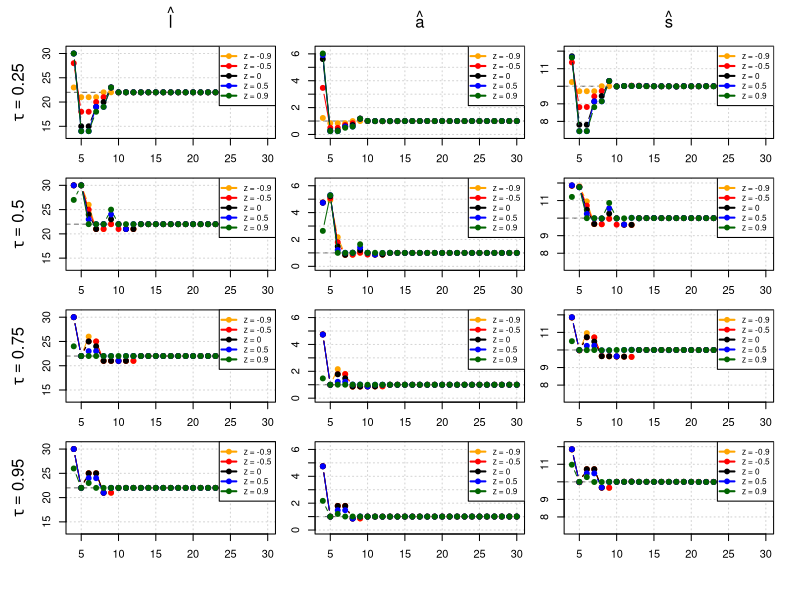

R code for this plot:
# ---------------------------------------------------------------------------
# Figures 3 & 4 — Estimation Paths with Asymmetric Laplace Noise (Updated)
# ---------------------------------------------------------------------------

# --- Noise Generator and Helpers -------------------------------------------

rgen_asy_laplace <- function(n, tau, z, b = 1) {
  u <- runif(n)
  ifelse(u < tau,
         -rexp(n, rate = (1 + z) / b),
         rexp(n, rate = (1 - z) / b))
}

asy_laplace_variance <- function(tau, z) {
  mu <- tau / (1 + z) - (1 - tau) / (1 - z)
  ex2 <- 2 * tau / (1 + z)^2 + 2 * (1 - tau) / (1 - z)^2
  ex2 - mu^2
}

compute_noise_scale <- function(A, snr, tau, z) {
  sqrt((A / snr)^2 / asy_laplace_variance(tau, z))
}

quantile_loss <- function(u, tau) u * (tau - (u < 0))

med_weighted_tau <- function(I, l, s, tau) {
  T <- length(I)
  x <- I * exp(((1:T) - l)^2 / s^2)
  w <- exp(-((1:T) - l)^2 / s^2)
  o <- order(x)
  cum_w <- cumsum(w[o])
  cutoff <- tau * sum(w)
  x[o][min(which(cum_w >= cutoff))]
}

compute_a <- function(I, l, s, tau) med_weighted_tau(I, l, s, tau)

objective_function <- function(I, a, l, s, tau) {
  t <- seq_along(I)
  mean(quantile_loss(I - a * exp(-((t - l)^2) / s^2), tau))
}

search_best_s <- function(I, l, tau) {
  f <- function(s) objective_function(I, compute_a(I, l, s, tau), l, s, tau)
  optimize(f, c(1, 20), tol = 1e-4)$minimum
}

estimate_params <- function(I, tau, h) {
  losses <- sapply(1:h, function(l) {
    s <- search_best_s(I, l, tau)
    a <- compute_a(I, l, s, tau)
    objective_function(I, a, l, s, tau)
  })
  l_hat <- which.min(losses)
  s_hat <- search_best_s(I, l_hat, tau)
  a_hat <- compute_a(I, l_hat, s_hat, tau)
  list(l_hat = l_hat, s_hat = s_hat, a_hat = a_hat)
}

# --- Parameters ------------------------------------------------------------

A_true <- 1
L_true <- 22
S_true <- 10
snr <- 1000
seed <- 280
h <- 30
T_vals <- 4:h
taus <- c(0.5, 0.75, 0.95)
z_vals <- c(-0.9, -0.5, 0, 0.5, 0.9)
colors <- c("orange", "red", "black", "blue", "darkgreen")

# --- Add tau = 0.25 to tau values ------------------------------------------

taus <- c(0.25, 0.5, 0.75, 0.95)  # now 4 taus → 4 rows in the 3x3 layout

# --- Precompute Estimation Paths -------------------------------------------

est_paths <- list()

for (tau in taus) {
  est_paths[[as.character(tau)]] <- list(
    l_hat = list(),
    a_hat = list(),
    s_hat = list()
  )
  
  for (z in z_vals) {
    set.seed(seed)
    signal <- A_true * exp(-((1:h) - L_true)^2 / S_true^2)
    b <- compute_noise_scale(A_true, snr, tau, z)
    noise <- rgen_asy_laplace(h, tau, z, b)
    I <- signal + noise
    
    path_l <- numeric(length(T_vals))
    path_a <- numeric(length(T_vals))
    path_s <- numeric(length(T_vals))
    
    for (i in seq_along(T_vals)) {
      T <- T_vals[i]
      p <- estimate_params(I[1:T], tau, h)
      path_l[i] <- p$l_hat
      path_a[i] <- p$a_hat
      path_s[i] <- p$s_hat
    }
    
    est_paths[[as.character(tau)]]$l_hat[[as.character(z)]] <- path_l
    est_paths[[as.character(tau)]]$a_hat[[as.character(z)]] <- path_a
    est_paths[[as.character(tau)]]$s_hat[[as.character(z)]] <- path_s
  }
}

# --- Dynamic Y Limits ------------------------------------------------------

get_ylim <- function(est_name) {
  all_vals <- unlist(lapply(taus, function(tau)
    unlist(est_paths[[as.character(tau)]][[est_name]])
  ))
  range(all_vals)
}

expand_range <- function(x, margin = 0.05) {
  r <- range(x)
  delta <- diff(r) * margin
  r + c(-delta, delta)
}

ylim_l <- expand_range(get_ylim("l_hat"))
ylim_a <- expand_range(get_ylim("a_hat"))
ylim_s <- expand_range(get_ylim("s_hat"))

# --- Plotting --------------------------------------------------------------

pdf(file = "fig3_4_superposed_3x3_2.pdf", width = 8, height = 9.5)
par(mfrow = c(4, 3), mar = c(2, 2, 1, 1), oma = c(3, 3, 2.5, 1), bg = "white")

for (tau in taus) {
  for (j in seq_along(c("l_hat", "a_hat", "s_hat"))) {
    est_name <- c("l_hat", "a_hat", "s_hat")[j]
    
    ylim <- switch(est_name,
                   l_hat = ylim_l,
                   a_hat = ylim_a,
                   s_hat = ylim_s)
    
    plot(NA, xlim = range(T_vals), ylim = ylim,
         xlab = "", ylab = "", axes = FALSE)
    
    abline(h = switch(est_name, l_hat = L_true, a_hat = A_true, s_hat = S_true),
           col = "gray40", lty = 2)
    grid()
    box()
    axis(1); axis(2)
    
    for (i in seq_along(z_vals)) {
      z <- z_vals[i]
      est_path <- est_paths[[as.character(tau)]][[est_name]][[as.character(z)]]
      lines(T_vals, est_path, type = "b", col = colors[i], pch = 19)
    }
    
    legend("topright", legend = paste("z =", z_vals),
           col = colors, lwd = 2, pch = 19, cex = 0.75, bty = "o")
    
    if (tau == taus[1]) {
      mtext(switch(est_name,
                   l_hat = expression(hat(l)),
                   a_hat = expression(hat(a)),
                   s_hat = expression(hat(s))),
            side = 3, line = 1.2)
    }
    
    if (j == 1) {
      mtext(bquote(tau == .(tau)), side = 2, line = 3)
    }
  }
}

dev.off()
cat("Superposed 3x3 estimation path plot saved as 'fig3_4_superposed_3x3_2.pdf'\n")
